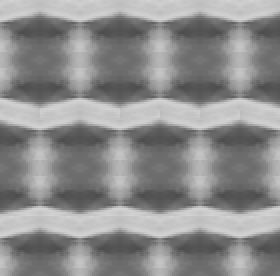
%> input picture img/Imagen4AMFFinal.gif, 140 x 138 px (shown 2 times larger)
$ octave read_img.m   (GNU Octave 9; MATLAB toolbox functions it lacks are replaced by stand-ins)
%> lines starting %> are read from the running program, lines starting %| are printed output that depends on the picture
AMF = imread('Imagen4AMFFinal.gif');
%> AMF is the input picture: size 138x140 uint8; min 78, max 211, mean 140.6
x = randi(length(AMF));
y = randi(length(AMF(:,1)));

switch(randi(3))
    case 1
        dirX = 0;
        dirY = 1;
    case 2
        dirX = 1;
        dirY = 0;
    case 3
        dirX = 1;
        dirY = 1;
end

for i=1:randi(138)
    if ((x+dirX*i) > length(AMF) || (y+dirY*i) > length(AMF(:,1)))
        break
    end

    datos(i) = AMF(y+dirY*i,x+dirX*i);
end
%> after the loop, datos = 21 values, max 206 at index 1, min 194 at index 2, mean 198.1

xg = 0:length(datos)-1;
%> xg = 21 values from 0 to 20
yg = datos;
%> yg has the same summary as datos
plot(xg,yg)
grid on
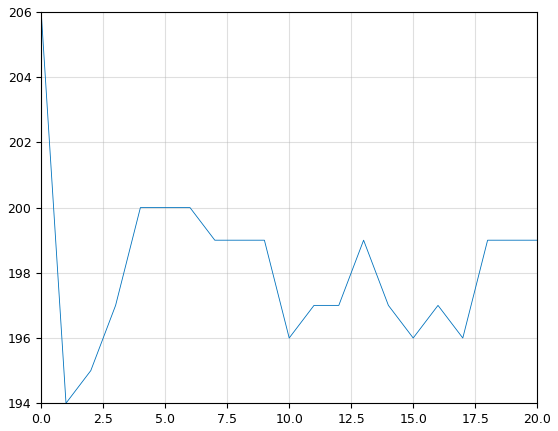
%> figure redrawn from the program's plot data; curve peaks at x = 0, y = 206
